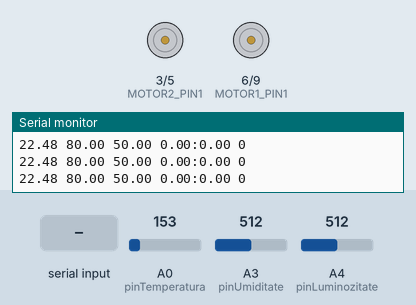
This sketch was run on a simulated Arduino Uno, built with avr-gcc and run on an emulated ATmega328P. On the bench: motor-driver pin pairs drawn as motors (green arrow = first pin HIGH = forward, orange = second pin HIGH = backward, longer = more drive), the last lines printed to the serial monitor. The test bench sets the inputs (shaded band); at power-on: A0 (pinTemperatura) = 153, A3 (pinUmiditate) = 512, A4 (pinLuminozitate) = 512.

Above: at 1.3 s.
1.4 s: "1" received over the second serial link
At 1.8 s:
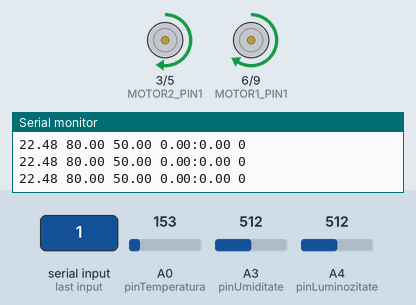
3.5 s: "2" received over the second serial link
At 4.0 s:
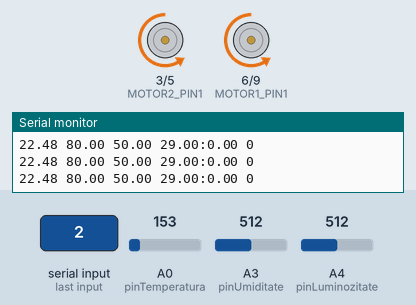
5.6 s: "4" received over the second serial link
At 5.79 s:
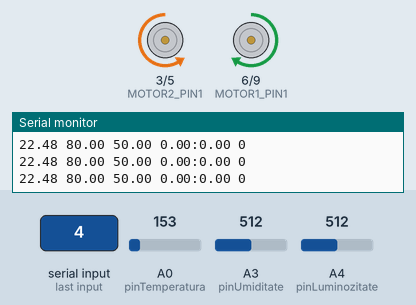
7.4 s: "3" received over the second serial link
At 7.67 s:
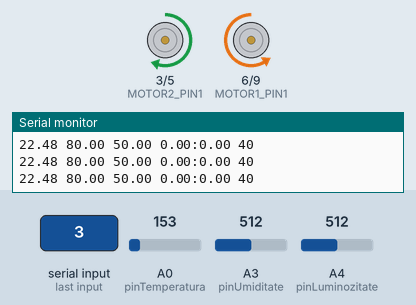
9.3 s: A0 (pinTemperatura) set to 130
12.3 s: A0 (pinTemperatura) set to 115
Timing chart, 0 to 14.8 s (numbered marks = the images above; inputs shaded):
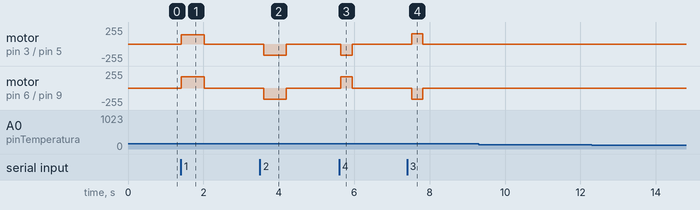

Measured:
- after the input at 1.4 s, motor on pin 3 (MOTOR2_PIN1) / pin 5 (MOTOR2_PIN2): stopped → forward 142/255 at once, → stopped 0.60 s later; motor on pin 6 (MOTOR1_PIN1) / pin 9 (MOTOR1_PIN2): stopped → forward 170/255 at once, → stopped 0.60 s later
- after the input at 3.5 s, motor on pin 3 (MOTOR2_PIN1) / pin 5 (MOTOR2_PIN2), motor on pin 6 (MOTOR1_PIN1) / pin 9 (MOTOR1_PIN2): stopped → backward 170/255 after 0.10 s, → stopped 0.60 s later
- after the input at 5.6 s, motor on pin 3 (MOTOR2_PIN1) / pin 5 (MOTOR2_PIN2): stopped → backward 170/255 at once, → stopped 0.30 s later; motor on pin 6 (MOTOR1_PIN1) / pin 9 (MOTOR1_PIN2): stopped → forward 170/255 at once, → stopped 0.30 s later
- after the input at 7.4 s, motor on pin 3 (MOTOR2_PIN1) / pin 5 (MOTOR2_PIN2): stopped → forward 155/255 after 0.12 s, → stopped 0.30 s later; motor on pin 6 (MOTOR1_PIN1) / pin 9 (MOTOR1_PIN2): stopped → backward 170/255 after 0.12 s, → stopped 0.30 s later

The sketch:

CHUCKY.ino
```cpp
#include <SoftwareSerial.h>;
#include <math.h>;

int bluetoothTx = 4;
int bluetoothRx = 2;

unsigned int MOTOR2_PIN1 = 3;
unsigned int MOTOR2_PIN2 = 5;
unsigned int MOTOR1_PIN1 = 6;
unsigned int MOTOR1_PIN2 = 9;

SoftwareSerial bluetooth(bluetoothTx, bluetoothRx);

const int pinTemperatura = A0;
const int pinUmiditate = A3;
const int pinLuminozitate = A4;
const double distanta = 29.5;
const int grade = 40;

int recive;
int g=0;
double fx=0;
double fy=0;

void setup(){

  Serial.begin(9600);
  bluetooth.begin(115200);
  bluetooth.print("$$$");
  delay(100);
  bluetooth.println("U,9600,N");
  bluetooth.begin(9600);

}

void loop() {
  recive=0;
  if (bluetooth.available())
  {
    recive = bluetooth.read();
    float d = 0;
    if (recive == 49) // inainte
    {
      go(170, 142);
      delay(600);
      d = distanta;
    }
    else if (recive == 50) //inapoi
    {
      go(-170 , -170);
      delay(600);
      d = -distanta;
    }
    else if (recive == 52) //dreapta
    {
      go(170, -155);
      delay(300);
      if((g+grade)>=360){
        g=(g+grade)-360;
      }
      else
        g += grade;
    }
    else if (recive == 51) //stanga
    {
      go(-170, 155);
      delay(300);
      if(g-grade<0)
        g=g-grade+360;
      else
        g -= grade;
    }
    else if(recive == 54)
    returnto00(g , fx , fy);
    go(0, 0);
    if(d!=0){
      calcxy(d , g);
    }
  }
  float T = citesteTempInCelsius(23);
  float U = citesteUmid();
  float L = citesteLum();
  Serial.print(T);
  Serial.print(" ");
  Serial.print(U);
  Serial.print(" ");
  Serial.print(L);
  Serial.print(" ");
  Serial.print(fx);
  Serial.print(":");
  Serial.print(fy);
  Serial.print(" ");
  Serial.print(g);
  Serial.println();
  if(recive!=0)
  Serial.println(recive);
}

void calcxy(int dist , double deg){
  double x=0, y=0;
  if(deg>=0 && deg<90){
     x=1;
     y=-1;
  }
  else if(deg>=90 && deg<180){
     x=-1;
     y=-1;
  }
  else if(deg>=180 && deg<270){
     x=-1;
     y=1;
  }
  else if(deg>=270 && deg<=360){
    x=1;
    y=1;
  }
  if(dist<0){
    x*=-1;
    y*=-1;
  }
  double rez = sin(deg * 0.0174532925);
  y *= rez * dist;
  x *= sqrt((dist * dist) - (y * y));
  fy+=y;
  fx+=x;
}

void returnto00(int orientare , double coordonatax , double coordonatay){
  double gperms=40/300;
  double march=sqrt((coordonatax*coordonatax)+(coordonatay*coordonatay));
  double cmperms=29.5/600;
  double sinalpha=coordonatay/march;
  double arch=asin(sinalpha);
  int cadran=0;
  double a=coordonatax;
  double b=coordonatay;
  if(a>0 && b>0)
    cadran=4;
  else if(a<0 && b>0)
    cadran=3;
  else if(a<0 && b<0)
    cadran=2;
  else if(a>0 && b<0)
    cadran=1;
  else
    cadran=5;
  double time;
  if(cadran==1){
    if(orientare<arch)
      orientare+=360;
    double time = (orientare-arch)/gperms;
  }
  else if(cadran==2){
    arch=180-arch;
    if(orientare<arch)
      orientare+=360;
    double time = (orientare-arch)/gperms;
  }
  else if(cadran==3){
    if(orientare<(arch+180))
      double time = (orientare+180-arch)/gperms;
    else
      double time = (orientare-180-arch)/gperms;
  }
  else if(cadran==4){
    if(orientare>(360-arch))
      double time = (orientare-360+arch)/gperms;
    else
      double time = (orientare+arch)/gperms;
  }
  else if(cadran==5){
    double time = orientare/gperms;
  }
  go(-170, 155);
  delay(time);
  go(0, 0);
  time = march/cmperms;
  go(-170, -170);
  delay(time);
  go(0, 0);
  fy=0;
  fx=0;
}

void go(int speedLeft, int speedRight)
{
  if (speedLeft > 0)
  {
    analogWrite(MOTOR1_PIN1, speedLeft);
    analogWrite(MOTOR1_PIN2, 0);
  }
  else
  {
    analogWrite(MOTOR1_PIN1, 0);
    analogWrite(MOTOR1_PIN2, -speedLeft);
  }

  if (speedRight > 0)
  {
    analogWrite(MOTOR2_PIN1, speedRight);
    analogWrite(MOTOR2_PIN2, 0);
  }
  else
  {
    analogWrite(MOTOR2_PIN1, 0);
    analogWrite(MOTOR2_PIN2, -speedRight);
  }
}

float citesteTempInCelsius(int count)
{
  float temperaturaMediata = 0;
  float sumaTemperatura = 0;
  for (int i = 0; i < 20; i++) {
    delay(2);
    int reading = analogRead(pinTemperatura);
    float voltage = reading * 5.0;
    voltage /= 1024.0;
    float temperatureCelsius = (voltage - 0.5) * 100 ;
    sumaTemperatura = sumaTemperatura + temperatureCelsius;
  }
  return sumaTemperatura / (float)count + 1;
}

float citesteLum()
{
  float nivel;
  float nivelLum;

  for (int i = 0; i < 20; ++i)
  {
    delay(2);
    nivel = analogRead(pinLuminozitate);
    nivelLum += nivel / 10.24;
  }
  return nivelLum /= (float)20;
}

float citesteUmid()
{
  float nivelU;
  float nivelUmiditate;

  for (int i = 0; i < 20; ++i)
  {
    delay(2);
    nivelU = analogRead(pinUmiditate);
    //nivelUmiditate += 100 - nivelU/10.24;
    nivelUmiditate += 130 - nivelU / 10.24;
  }
  return nivelUmiditate /= (float)20;
}
```
